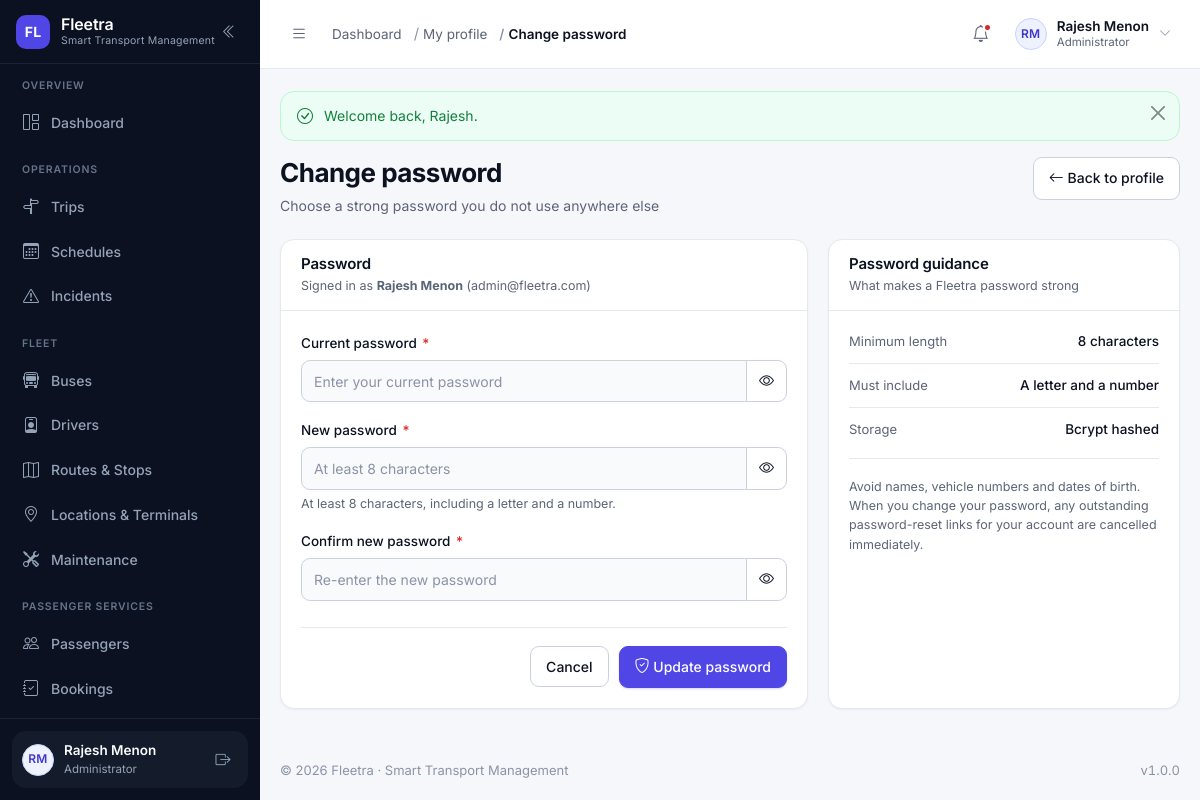
The page /change-password.php (signed in) on the database its author committed.
### tables this page shows
CREATE TABLE users (
    id            INT UNSIGNED NOT NULL AUTO_INCREMENT,
    name          VARCHAR(120)  NOT NULL,
    email         VARCHAR(160)  NOT NULL,
    phone         VARCHAR(20)   DEFAULT NULL,
    password      VARCHAR(255)  NOT NULL COMMENT 'password_hash() output — never plain text',
    role          VARCHAR(30)   NOT NULL DEFAULT 'passenger'
                  COMMENT 'admin | manager | dispatcher | driver | passenger (VARCHAR so new roles need no migration)',
    profile_image VARCHAR(255)  DEFAULT NULL,
    status        ENUM('active','inactive','suspended','deleted') NOT NULL DEFAULT 'active',
    last_login    DATETIME      DEFAULT NULL,
    created_at    DATETIME      NOT NULL DEFAULT CURRENT_TIMESTAMP,
    updated_at    DATETIME      NOT NULL DEFAULT CURRENT_TIMESTAMP ON UPDATE CURRENT_TIMESTAMP,
    PRIMARY KEY (id),
    UNIQUE KEY uq_users_email (email),
    KEY idx_users_role (role),
    KEY idx_users_status (status)
);

### change-password.php (the view, shortened to what the rows shown need)
<?php
require_once __DIR__ . '/includes/permissions.php';
require_login();
$user   = current_user();
require __DIR__ . '/includes/header.php';
?>
<?= render_page_header(
    'Change password',
    'Choose a strong password you do not use anywhere else',
    '<a class="btn btn-outline-secondary" href="' . e(url('profile.php')) . '">
        <i class="bi bi-arrow-left" aria-hidden="true"></i> Back to profile
     </a>'
) ?>
<div class="grid-wide-side">
    <form method="post" action="<?= e(url('change-password.php')) ?>" novalidate>
        <div class="card-fl">
            <div class="card-fl__header">
                <div>
                    <h2 class="card-fl__title">Password</h2>
                    <p class="card-fl__subtitle">
                        Signed in as <strong><?= e($user['name']) ?></strong>
                        (<?= e($user['email']) ?>)
                    </p>
                </div>
            </div>
        </div>
    </form>
    <div class="card-fl">
        <div class="card-fl__header">
            <div>
                <h2 class="card-fl__title">Password guidance</h2>
            </div>
        </div>
    </div>
</div>
<?php require __DIR__ . '/includes/footer.php'; ?>

### includes/sidebar.php (shortened to what the rows shown need)
<?php
$navUser        = current_user();
?>
<aside class="sidebar" id="appSidebar" aria-label="Main navigation">
    <div class="sidebar__footer">
        <div class="sidebar-user">
            <a class="sidebar-user__link" href="<?= e(url('profile.php')) ?>" title="Open my profile">
                <?= avatar_markup($navUser, 'sm') ?>
                <span class="sidebar-user__text">
                    <span class="sidebar-user__name"><?= e($navUser['name'] ?? 'Guest') ?></span>
                    <span class="sidebar-user__role"><?= e(role_label(current_role())) ?></span>
                </span>
            </a>
        </div>
    </div>
</aside>

### includes/functions.php (shortened to what the rows shown need)
<?php
require_once __DIR__ . '/../config/database.php';
function url(string $path = ''): string
{
    return BASE_URL . ltrim($path, '/');
}
function e(mixed $value): string
{
    return htmlspecialchars((string) ($value ?? ''), ENT_QUOTES | ENT_SUBSTITUTE, 'UTF-8');
}
function initials(?string $name): string
{
    $name  = trim((string) $name);
    $parts    = preg_split('/\s+/', $name) ?: [];
    $initials = '';
    foreach ($parts as $part) {
        $initials .= strtoupper(substr($part, 0, 1));
        if (strlen($initials) === 2) {
            break;
        }
    }
    return $initials !== '' ? $initials : 'FL';
}
function upload_url(?string $filename, string $folder): ?string
{
    if (empty($filename)) {
        return null;
    }
    return url('uploads/' . trim($folder, '/') . '/' . $filename);
}
function avatar_markup(?array $user, string $size = 'sm'): string
{
    $name = (string) ($user['name'] ?? '');
    $url  = upload_url($user['profile_image'] ?? null, 'profiles');
    return '<span class="avatar avatar--' . e($size) . '" aria-hidden="true">'
        . e(initials($name)) . '</span>';
}
function render_page_header(string $title, string $subtitle = '', string $actionsHtml = ''): string
{
    $html = '<div class="page-head"><div class="page-head__text">';
    $html .= '<h1 class="page-title">' . e($title) . '</h1>';
    if ($subtitle !== '') {
        $html .= '<p class="page-subtitle">' . e($subtitle) . '</p>';
    }
    $html .= '</div>';
    if ($actionsHtml !== '') {
        $html .= '<div class="page-head__actions">' . $actionsHtml . '</div>';
    }
    return $html . '</div>';
}

### includes/topbar.php (shortened to what the rows shown need)
<?php
$topbarUser     = current_user();
?>
<header class="topbar">
    <div class="topbar__right">
        <div class="dropdown">
            <button class="user-menu" type="button" data-bs-toggle="dropdown"
                    aria-expanded="false" aria-haspopup="true">
                <?= avatar_markup($topbarUser, 'sm') ?>
                <span class="user-menu__text">
                    <span class="user-menu__name"><?= e($topbarUser['name'] ?? 'Guest') ?></span>
                    <span class="user-menu__role"><?= e(role_label(current_role())) ?></span>
                </span>
                <i class="bi bi-chevron-down user-menu__caret" aria-hidden="true"></i>
            </button>
        </div>
    </div>
</header>

### rows shown on the page
users: name "RM RM", name "Rajesh Menon", role "Administrator", email "admin@fleetra.com"

### other values the page prints
FLEETRA_NAME "Fleetra"
FLEETRA_TAGLINE "Smart Transport Management"
$group['section'] "OVERVIEW"
$label "Dashboard"
$group['section'] "OPERATIONS"
$label "Trips"
$label "Schedules"
$label "Incidents"
$group['section'] "FLEET"
$label "Buses"
$label "Drivers"
$label "Routes & Stops"
$label "Locations & Terminals"
$label "Maintenance"
$group['section'] "PASSENGER SERVICES"
